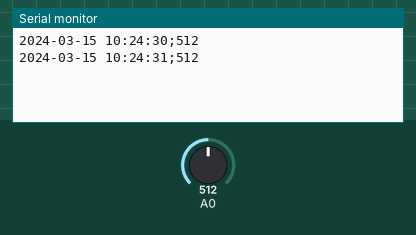
Recording of a sketch running on a simulated Arduino Uno, built with avr-gcc and run on an emulated ATmega328P. Parts: the last lines printed to the serial monitor. The inputs (shaded band) are chosen by the test bench; at power-on: A0 = 512. The local clock reads 2024-03-15 10:24:30 at power-on unless the sketch sets it.

Above: at 1.8 s.
1.9 s: A0 set to 716
At 2.8 s:
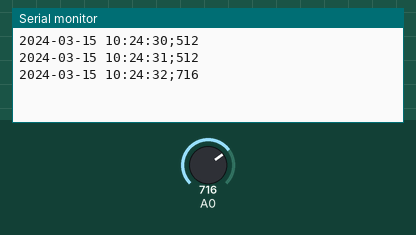
3.4 s: A0 set to 900
At 4.8 s:
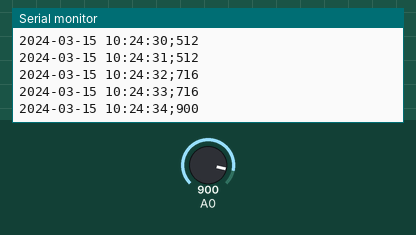
Timing chart, 0 to 6.4 s (numbered marks = the images above; inputs shaded):
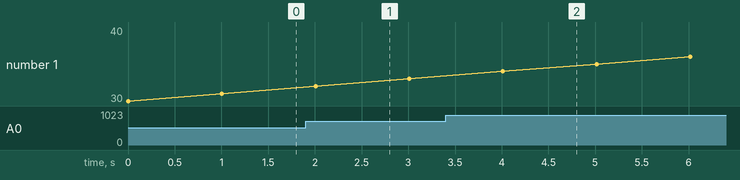

The sketch:

arduino_horloge_rtc.ino
```cpp
#include <RTClib.h>

RTC_DS3231 rtc;

void deux(int n, char fin) {
  if (n < 10) {
    Serial.print("0");
  }
  Serial.print(n);
  Serial.print(fin);
}

void setup() {
  Serial.begin(9600);
  if (!rtc.begin()) {
    Serial.println("Horloge introuvable");
    while (true) {}
  }
  if (rtc.lostPower()) {
    rtc.adjust(DateTime(F(__DATE__), F(__TIME__)));
  }
}

void loop() {
  DateTime t = rtc.now();
  int valeur = analogRead(A0);
  Serial.print(t.year());
  Serial.print('-');
  deux(t.month(), '-');
  deux(t.day(), ' ');
  deux(t.hour(), ':');
  deux(t.minute(), ':');
  deux(t.second(), ';');
  Serial.println(valeur);
  delay(1000);
}
```

Measured:
- after the input at 1.9 s, the serial monitor: prints a new line after 0.11 s (image 1)
- after the input at 3.4 s, the serial monitor: prints a new line after 0.61 s (image 2)
